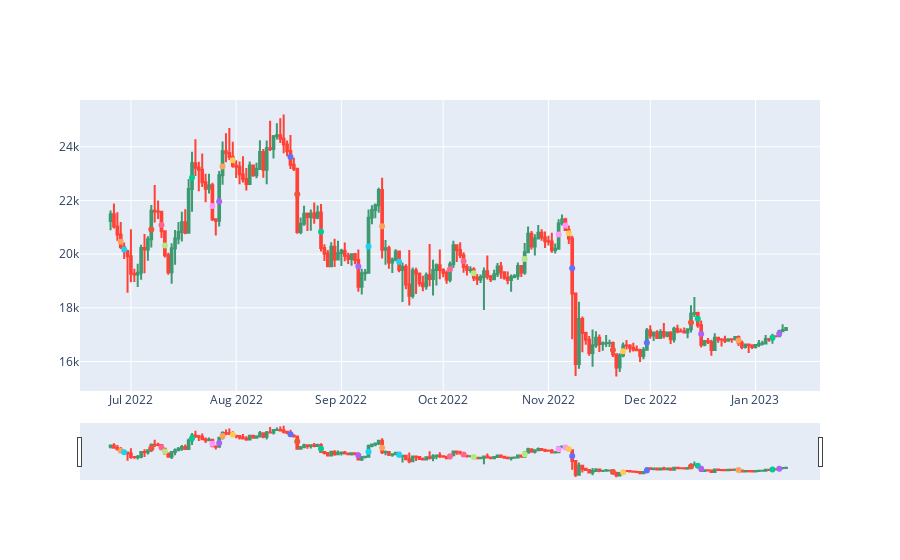

Notebook source saved alongside this figure:
### Code cell
fig = go.Figure(data=[go.Candlestick(x=df['date'],
                open=df['open'],
                high=df['high'],
                low=df['low'],
                close=df['close'])])
            
for imbalance in up_imbalances:
    fig.add_trace(go.Scatter(x=[imbalance[2]], y=[imbalance[0]]))
for imbalance in down_imbalances:
    fig.add_trace(go.Scatter(x=[imbalance[2]], y=[imbalance[0]]))
fig.update_layout(showlegend=False)
fig.show()

### Figure 1 — Plotly figure (JSON) as saved in the notebook; plotly's stock layout.template omitted (floating-point values rounded to 4 significant figures; data arrays with more than 128 entries replaced by an {"elided": "..."} marker saying what was removed)
{"data": [{"close": {"elided": "200 float values"}, "high": {"elided": "200 float values"}, "low": {"elided": "200 float values"}, "open": {"elided": "200 float values"}, "type": "candlestick", "x": {"elided": "200 str values"}}, {"type": "scatter", "x": ["2022-07-07T00:00:00"], "y": [20920.0]}, {"type": "scatter", "x": ["2022-07-19T00:00:00"], "y": [22860.0]}, {"type": "scatter", "x": ["2022-07-27T00:00:00"], "y": [21960.0]}, {"type": "scatter", "x": ["2022-07-28T00:00:00"], "y": [23260.0]}, {"type": "scatter", "x": ["2022-09-09T00:00:00"], "y": [20280.0]}, {"type": "scatter", "x": ["2022-10-03T00:00:00"], "y": [19430.0]}, {"type": "scatter", "x": ["2022-10-25T00:00:00"], "y": [19820.0]}, {"type": "scatter", "x": ["2022-11-04T00:00:00"], "y": [20740.0]}, {"type": "scatter", "x": ["2022-11-23T00:00:00"], "y": [16380.0]}, {"type": "scatter", "x": ["2022-11-30T00:00:00"], "y": [16700.0]}, {"type": "scatter", "x": ["2022-12-13T00:00:00"], "y": [17450.0]}, {"type": "scatter", "x": ["2023-01-06T00:00:00"], "y": [16890.0]}, {"type": "scatter", "x": ["2023-01-08T00:00:00"], "y": [17040.0]}, {"type": "scatter", "x": ["2022-06-28T00:00:00"], "y": [20465]}, {"type": "scatter", "x": ["2022-06-29T00:00:00"], "y": [20180.0]}, {"type": "scatter", "x": ["2022-07-10T00:00:00"], "y": [21080.0]}, {"type": "scatter", "x": ["2022-07-11T00:00:00"], "y": [20320.0]}, {"type": "scatter", "x": ["2022-07-25T00:00:00"], "y": [21800.0]}, {"type": "scatter", "x": ["2022-07-31T00:00:00"], "y": [23501]}, {"type": "scatter", "x": ["2022-08-17T00:00:00"], "y": [23620.0]}, {"type": "scatter", "x": ["2022-08-19T00:00:00"], "y": [22230.0]}, {"type": "scatter", "x": ["2022-08-26T00:00:00"], "y": [20830.0]}, {"type": "scatter", "x": ["2022-09-06T00:00:00"], "y": [19540.0]}, {"type": "scatter", "x": ["2022-09-13T00:00:00"], "y": [21030.0]}, {"type": "scatter", "x": ["2022-09-18T00:00:00"], "y": [19710.0]}, {"type": "scatter", "x": ["2022-10-07T00:00:00"], "y": [19730.0]}, {"type": "scatter", "x": ["2022-10-10T00:00:00"], "y": [19285]}, {"type": "scatter", "x": ["2022-11-06T00:00:00"], "y": [21070.0]}, {"type": "scatter", "x": ["2022-11-07T00:00:00"], "y": [20770.0]}, {"type": "scatter", "x": ["2022-11-08T00:00:00"], "y": [19470.0]}, {"type": "scatter", "x": ["2022-11-20T00:00:00"], "y": [16420.0]}, {"type": "scatter", "x": ["2022-12-15T00:00:00"], "y": [17590.0]}, {"type": "scatter", "x": ["2022-12-16T00:00:00"], "y": [17024]}, {"type": "scatter", "x": ["2022-12-27T00:00:00"], "y": [16780.0]}], "layout": {"showlegend": false}}
